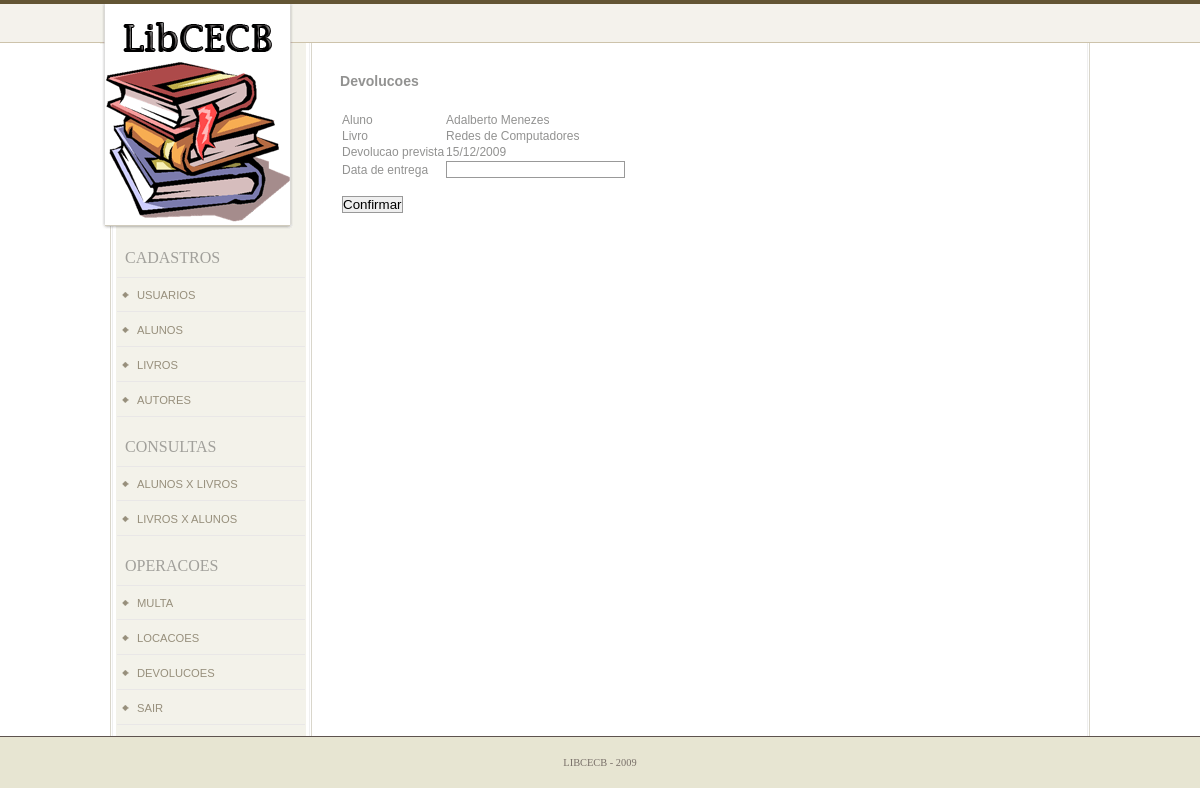
Screenshot of /index.php?area=devolucao&acao=devolver&id=10 (signed in) with the database file from the repository.
### global.php (called while the page is built, shortened)
<?
    function retornaValor($campo,$tabela,$condicao)
    {
        $sql = "SELECT {$campo} FROM {$tabela} WHERE {$condicao}";
        $row = mysql_fetch_array(mysql_query($sql));
        return $row[$campo];
    }
?>

### ct_devolucao_dados.php (the view, shortened to what this page needs)
<?
    $sql = "SELECT id,id_aluno,id_livro, date_format(data_devolucao,'%d/%m/%Y') as dta_devolucao FROM locacao WHERE id = {$_REQUEST['id']}";
    $row = mysql_fetch_array(mysql_query($sql));
?>
<h3>Devolucoes</h3>
<div id="formulario">
<table>
    <tr>
        <td>Aluno</td>
        <td><?=retornaValor('nome_aluno','alunos',"id = {$row['id_aluno']}");?></td>
    </tr>
    <tr>
        <td>Livro</td>
        <td><?=retornaValor('nome_livro','livros',"id = {$row['id_livro']}");?></td>
    </tr>
    <tr>
        <td>Devolucao prevista</td>
        <td><?=$row["dta_devolucao"];?></td>
    </tr>
    <?
    if(!isset($_POST['data_entrega']))
    {
    ?>
        <form name="frmdta" action="index.php?area=devolucao&acao=devolver&id=<?=$row['id'];?>" method="POST">
        <tr>
            <td>Data de entrega</td>
            <td><input type="text" name="data_entrega" id="data_entrega"></td>
        </tr>
        <tr>
            <td colspan="2">&nbsp;</td>
        </tr>
        <tr>
            <td colspan="2"><input type="submit" name="confirmar" value="Confirmar"></td>
        </tr>
        </form>
    <?
    }
    ?>
</table>
</div>

### css/main.css (style rules this page uses)
* { padding:0; margin:0; }
h1, h2, h3, h4, h5, h6, p, pre, blockquote, form, label, ul, ol, dl, fieldset, address { margin:20px 0; }
body { text-align: center; font-size: 1em; font-family: Verdana, sans-serif; }
#formulario { font: 12px "Trebuchet MS", Verdana, Arial, Helvetica, sans-serif; }
#formulario input { border: solid 1px #999; }

### rows the page displays
locacao: id_aluno.nome_aluno "Adalberto Menezes", id_livro.nome_livro "Redes de Computadores"

### other values shown
$row["dta_devolucao"] "15/12/2009"
